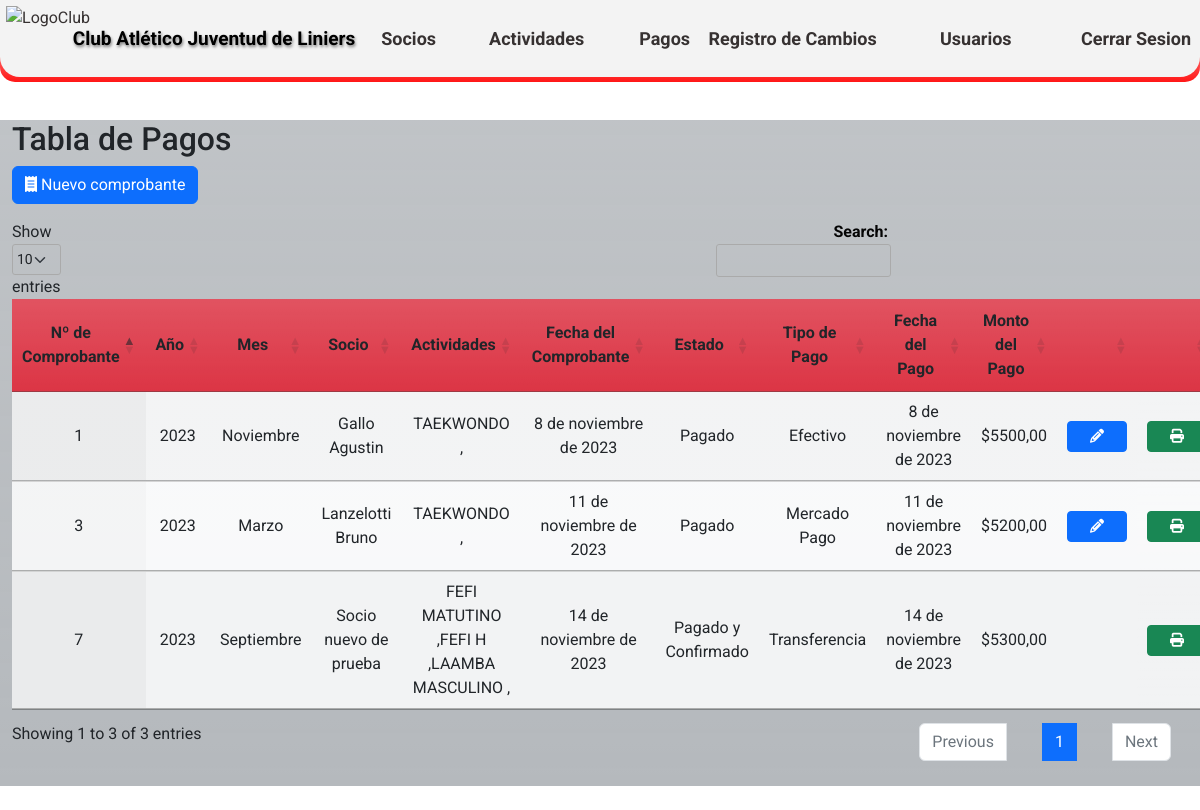
The app's page /pagos/ (signed in), older data.
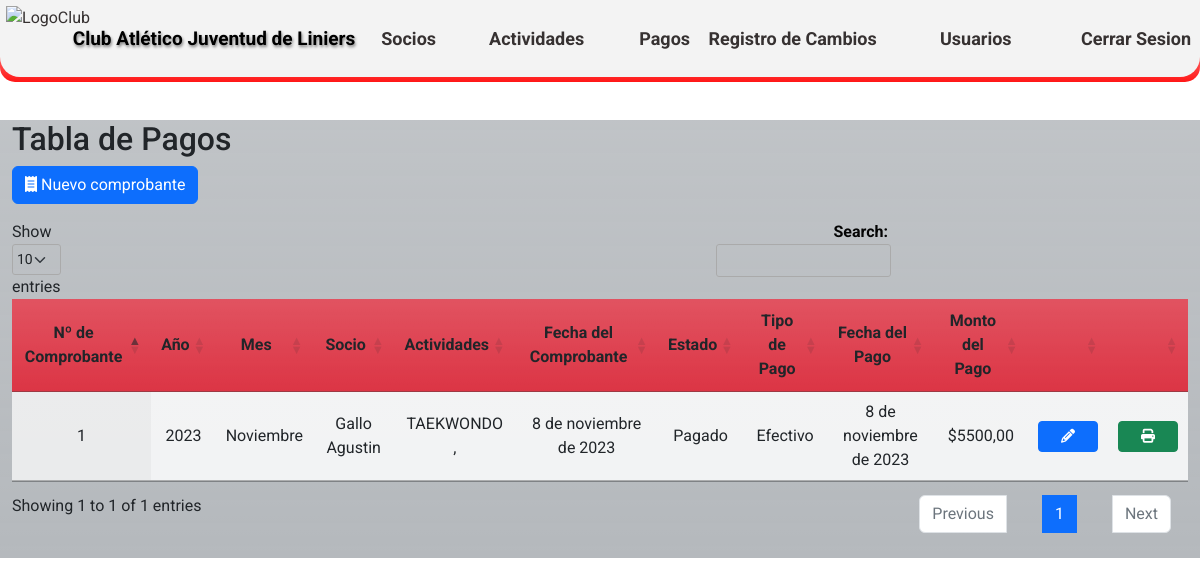
The same page, newer data.
### CAJL/aplications/payments/models.py (models this page shows, shortened)
class payments (models.Model):
    EST_CHOICES =(
        ('0','Pagado'),
        ('1','Pago Parcial'),
        ('2','Pagado y Confirmado'),
        ('3', 'No Definido'),
    )
    TIP_CHOICES =(
        ('0','Efectivo'),
        ('1','Mercado Pago'),
        ('2','Transferencia'),
        ('3','No Definido'),
    )
    MES_CHOICES =(
        ('0', 'Enero'),
        ('1', 'Febrero'),
        ('2', 'Marzo'),
        ('3', 'Abril'),
        ('4', 'Mayo'),
        ('5', 'Junio'),
        ('6', 'Julio'),
        ('7', 'Agosto'),
        ('8', 'Septiembre'),
        ('9', 'Octubre'),
        ('10', 'Noviembre'),
        ('11', 'Diciembre'),
    )
    fecha_comprobante = models.DateField('Fecha del comprobante', null=True)
    anio = models.IntegerField('Año facturado', blank=True)
    mes = models.CharField('Mes facturado',max_length=2,choices=MES_CHOICES, blank=True)
    socio = models.ForeignKey(partners, on_delete=models.CASCADE)
    actividades = models.ManyToManyField(activities)
    observacion = models.CharField('Observación',max_length=50, blank=True)
    estado = models.CharField('Estado',max_length=1, choices=EST_CHOICES)
    tipo_pago = models.CharField('Tipo de pago',max_length=1, choices=TIP_CHOICES)
    nombre_quien_paga = models.CharField ('Nombre de la persona que paga', max_length=30, blank=True)
    fecha_pago = models.DateField ('Fecha del pago',null=True, blank=True)
    monto_pago = models.DecimalField('Monto del pago',max_digits=10, decimal_places=2)
    user = models.ForeignKey(User, on_delete=models.CASCADE)
    class Meta:
        verbose_name = 'Pago'
        verbose_name_plural = 'Pagos del club'
        ordering = ['-fecha_comprobante']

### CAJL/aplications/partners/models.py (models this page shows, shortened)
class partners (models.Model):
    nombre_completo = models.CharField('Nombre completo', max_length=50, validators=[letters_only_validator], blank=True, null=True)
    dni = models.IntegerField('DNI',blank=True, null=True)
    fecha_nacimiento = models.DateField('Fecha de nacimiento',blank=True, null=True)
    direccion = models.CharField('Dirección', max_length=50, blank=True, null=True)
    DISTRICT_CHOICES = location.LOC_CHOICES
    distrito = models.CharField('Distrito',max_length=2, choices=DISTRICT_CHOICES, blank=True, null=True)
    localidad = models.ForeignKey(location, on_delete=models.CASCADE, blank=True, null=True)
    telefono1 = models.CharField('Teléfono 1',max_length=15, blank=True, null=True)
    telefono2 = models.CharField('Teléfono 2',max_length=15,blank=True, null=True)
    actividades = models.ManyToManyField(activities)
    correo = models.EmailField('Email',max_length=40,blank=True, null=True)
    descripcion = models.CharField('Descripción',max_length=50, blank=True, null=True)
    apto_fisico = models.BooleanField('Apto físico',default=False)
    fecha_emisión_apto_físico = models.DateField ('Fecha de emisión del apto físico',blank=True, null=True)
    fecha_emisión_fichaje = models.DateField ('Fecha de emisión del fichaje',blank=True, null=True)
    compite = models.BooleanField('Fichado',default=False)
    socio_activo = models.BooleanField('Socio activo',default=False)
    user = models.ForeignKey(User, on_delete=models.CASCADE)
    class Meta:
        verbose_name = 'Socio'
        verbose_name_plural = 'Socios del club'
        ordering = ['id']

### CAJL/aplications/activities/models.py (models this page shows, shortened)
class activities (models.Model):
    ACTIV_CHOICES =(
        ('0', 'Mensual'),
        ('1', 'Porcentaje'),
        ('2', 'Alquiler'),
    )
    nombre_actividad = models.CharField ('Nombre de la actividad',max_length=30)
    tipo_actividad = models.CharField('Tipo de cobro de la actividad',max_length=2, choices=ACTIV_CHOICES, default='0')
    descripcion = models.CharField('Descripción', max_length=50, blank=True)
    user = models.ForeignKey(User, on_delete=models.CASCADE)
    class Meta:
        verbose_name = 'Actividad'
        verbose_name_plural = 'Actividades del club'
        ordering = ['id']

### CAJL/aplications/payments/views.py (the view)
# urls.py: path('pagos/', views.payments_list, name='payments_list'),
@login_required
def payments_list(request):
    payments_data = payments.objects.all()
    context = {'payments_data': payments_data}
    return render(request, 'payments/payments_list.html', context)

### templates/payments/payments_list.html (shortened to what this page needs)
{% extends 'loginregister/base.html' %}
{% block content %}
{% load static %}
<!DOCTYPE html>
<html>
<head>
    <link rel="stylesheet" type="text/css" href={% static 'css/Estilos_DT.css' %} media="screen">
    <link rel="stylesheet" href="https://cdnjs.cloudflare.com/ajax/libs/font-awesome/6.2.0/css/all.min.css"/>
    <link rel="stylesheet" type="text/css" href="https://cdn.datatables.net/1.10.25/css/jquery.dataTables.min.css">
</head>
<body>
    <br>
    <br>
    <br>
    <br>
    <div class="container h-60 my-4">
        <div class="row">
            <div class="col-xl-12 bg-secondary bg-gradient bg-opacity-50">
                <h2>Tabla de Pagos</h2>
                <div class="row mb-3">
                    <div class="col-md-6">
                        <button id="btn_Comprobante" class="btn btn-primary"><i class="fa-solid fa-receipt"></i></i> Nuevo comprobante</button>
                    </div>
                </div>
            <table id="payments-table" class="display table table-striped">
                <thead>
                    <tr class="bg-danger bg-gradient">
                        <th class="centered bg-danger bg-gradient">Nº de Comprobante</th>
                        <th class="centered bg-danger bg-gradient">Año</th>
                        <th class="centered bg-danger bg-gradient">Mes</th>
                        <th class="centered bg-danger bg-gradient">Socio</th>
                        <th class="centered bg-danger bg-gradient">Actividades</th>
                        <th class="centered bg-danger bg-gradient">Fecha del Comprobante</th>
                        <th class="centered bg-danger bg-gradient">Estado</th>
                        <th class="centered bg-danger bg-gradient">Tipo de Pago</th>
                        <th class="centered bg-danger bg-gradient">Fecha del Pago</th>
                        <th class="centered bg-danger bg-gradient">Monto del Pago</th>
                        <th class="centered bg-danger bg-gradient"></th>
                        <th class="centered bg-danger bg-gradient"></th>
                    </tr>
                </thead>
                <tbody class="bg-light bg-gradient">
                        {% for payment in payments_data %}
                    <tr>
                        <td class="centered">{{ payment.id}}</td>
                        <td class="centered">{{ payment.anio}}</td>
                        <td class="centered">{{ payment.get_mes_display}}</td>
                        <td class="centered">{{ payment.socio.nombre_completo }}</td>
                        <td class="centered">{% for actividad in payment.actividades.all %}{{ actividad.nombre_actividad }} ,{% endfor %}</td>
                        <td class="centered">{{ payment.fecha_comprobante }}</td>
                        <td class="centered">{{ payment.get_estado_display }}</td>
                        <td class="centered">{{ payment.get_tipo_pago_display }}</td>
                        <td class="centered">{{ payment.fecha_pago }}</td>
                        <td class="centered">${{ payment.monto_pago }}</td>
                        <td class="centered">
                            {% if payment.estado != '2' %}
                                <a href={% url 'detalles_comprobante' payments_id=payment.id %} class="btn btn-sm btn-primary btn-custom-width">
                                    <i class="fas fa-pencil-alt"></i>
                                </a>
                            {% endif %}
                        </td>
                        <td class="centered">
                            <a href={% url 'imprimir_comprobante' payments_id=payment.id %} class="btn btn-sm btn-success btn-custom-width">
                                <i class="fas fa-print"></i>
                            </a>
                        </td>
                    </tr>
                        {% endfor %}
                </tbody>
            </table>
        </div>
    </div>
</div>
</body>
</html>
{% endblock %}

Row changes from the older to the newer data that the page shows:
removed payments: id "7", anio "2023", mes "Septiembre", socio.nombre_completo "Socio nuevo de prueba", fecha_comprobante "14 de noviembre de 2023", estado "Pagado y Confirmado", tipo_pago "Transferencia", fecha_pago "14 de noviembre de 2023", monto_pago "5300,00"
no longer on this page (row unchanged): activities: nombre_actividad "FEFI MATUTINO", shown under "7"
no longer on this page (row unchanged): activities: nombre_actividad "FEFI H", shown under "7"
no longer on this page (row unchanged): activities: nombre_actividad "LAAMBA MASCULINO", shown under "7"
removed payments: id "3", anio "2023", mes "Marzo", socio.nombre_completo "Lanzelotti Bruno", fecha_comprobante "11 de noviembre de 2023", estado "Pagado", tipo_pago "Mercado Pago", fecha_pago "11 de noviembre de 2023", monto_pago "5200,00", activities (nombre_actividad "TAEKWONDO")
Text that changed along with them:
text written by a page script: "Show entries Search: Showing 1 to 3 of 3 entries Previous 1 Next" → "Show entries Search: Showing 1 to 1 of 1 entries Previous 1 Next"
